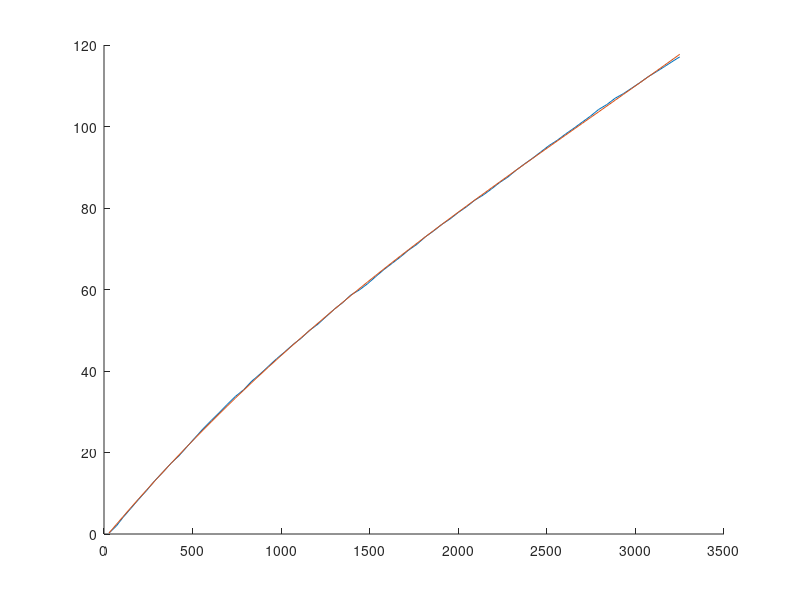

This chart was generated by the following MATLAB code:
Ta_scan = [ 
    28.536707750890088, 0.25567835574237563
68.81754974661501, 1.9093210871166093
107.02094647607348, 4.05357309900387
149.4502325697304, 6.179350707248943
194.00250945481187, 8.432116356122663
240.6679326558279, 10.678378957982417
287.3477142192021, 13.11934095341934
334.00376059967414, 15.238453868701797
378.5469283797239, 17.36770005334718
423.06661174836415, 19.178497619278886
467.61468990534524, 21.374328515109852
512.1614870944311, 23.552789486283714
558.8264358628934, 25.79261878271491
605.4785749524051, 27.858748832575017
650.0042836144777, 29.75124937744944
694.5382236813574, 31.75536777150934
741.1843137558091, 33.73947317715532
787.8051402967747, 35.381005068730545
834.4629725769311, 37.52433478373332
881.0902039573717, 39.25271629859408
927.7288217191023, 41.13549714374027
974.366965048279, 43.01184468345788
1020.9921800903666, 44.71288465024726
1067.6254604858675, 46.52329080932215
1114.2402142901453, 48.0824763914118
1160.8792115979188, 49.97040388090083
1207.4909053122249, 51.488094642976264
1254.1272695193252, 53.34031728733679
1300.7642267671174, 55.20058156348301
1347.3803089825456, 56.77778040077263
1394.0198756093837, 58.673427856775916
1440.6070174390343, 59.858195062923436
1487.2193990805436, 61.3852141178703
1533.850663137691, 63.168278728873794
1580.47790129574, 64.89675214809785
1627.091367354515, 66.4384759011671
1673.7058127776327, 67.99347983472819
1720.3305703311864, 69.68831625699718
1766.9338733668994, 71.09222941735041
1813.567428255521, 72.90635770313753
1860.17358127536, 74.34891664824373
1906.7917984372802, 75.95506535996188
1953.3908010807745, 77.30066520182336
2000.0084726452578, 78.89941561229867
2046.61169773848, 80.30227187247434
2093.2309993176655, 81.92312528231488
2139.821208014896, 83.14947921283988
2186.4302923501564, 84.63178679505826
2233.0482722958, 86.23471885406212
2279.6469191148785, 87.5754937168522
2326.271778332551, 89.27170870457016
2372.8832111089523, 90.7858611486599
2419.4888795298266, 92.22184893179265
2466.103657055732, 93.78135617915373
2512.7183634167545, 95.33989843070053
2559.313997589117, 96.63982180401926
2605.926616446903, 98.1700575116804
2652.5300313131465, 99.5754870940275
2699.1391156484074, 101.05779467624588
2745.7474883348377, 102.5304523003214
2792.368941804535, 104.18048534549864
2838.9585405170533, 105.39856788332978
2885.572013353436, 106.94038354076231
2932.1551225063804, 108.07046765076709
2978.7534135010437, 109.40641753448574
3025.3536022259223, 110.76810063991864
3071.960195790276, 112.21663336863708
3118.550421431526, 113.44321706007024
3165.1449169657594, 114.72770050036043
3211.741547446485, 116.04113381507912
3249.8634569960363, 117.08041966742974
];
%% 
Ta_temp = Ta_scan(:,1)';
Ta_rho = Ta_scan(:,2)';
figure;
hold on;
plot(Ta_temp, Ta_rho);

p = polyfit(Ta_temp, Ta_rho, 3);
Ta_rho_fit = polyval(p, Ta_temp);
plot(Ta_temp, Ta_rho_fit);
hold off;
fprintf('\n rho(T) = %.4e*T^3 + %.4e*T^2 + %.4e*T + %.4e\n', p);


